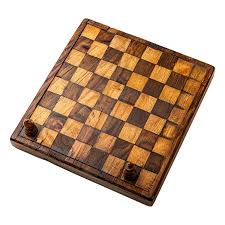
#> input picture tableroejemplo.jpeg, 225 x 225 px
$ python tablero.py
#> lines starting #> are read from the running program, lines starting #| are printed output that depends on the picture; after the words box and inside, x2 and y2 are one past the last pixel; in counts of white or black regions, pixels touching at a corner belong together
import cv2

tablero = cv2.imread('tableroejemplo.jpeg')
#> tablero is the input picture: shape (225, 225, 3); mean B, G, R 167.7, 185, 206.3
if tablero is None:
    raise FileNotFoundError("No se cargó la imagen, revisa la ruta")
tablerogris = cv2.cvtColor(tablero, cv2.COLOR_BGR2GRAY)
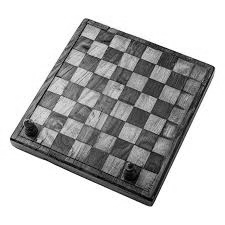
#> tablerogris: shape (225, 225); min 1, max 255, mean 189.4
tableroblur = cv2.GaussianBlur(tablerogris, (9, 9), 0)
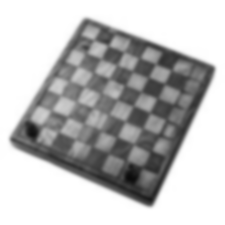
#> tableroblur: shape (225, 225); min 11, max 255, mean 189.4
canny = cv2.Canny(tableroblur, 50,150)
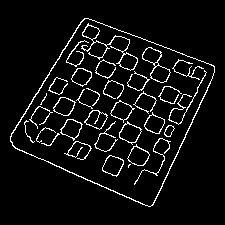
#> canny: shape (225, 225); 6.2% white in thin lines or dots, all inside (x1, y1, x2, y2) = (10, 18, 215, 207)
contornos, _ = cv2.findContours(canny, cv2.RETR_EXTERNAL, cv2.CHAIN_APPROX_SIMPLE)
#> contornos = 1 contour; box (x1, y1, x2, y2) and area: (10, 18, 215, 207) 22829
mas_grande = max(contornos, key=cv2.contourArea)
#> mas_grande = contour of 430 points, box (x1, y1, x2, y2) (10, 18, 215, 207), area 22829
tablero_contorno = tablero.copy()
cv2.drawContours(tablero_contorno, [mas_grande], -1, (0, 255, 0), 3)
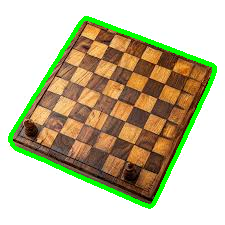
#> tablero_contorno: shape (225, 225, 3); 5.29% of pixels changed, all inside (x1, y1, x2, y2) = (8, 16, 217, 209)
perimetro = cv2.arcLength(mas_grande, True)
#> perimetro = 638.7
aprox = cv2.approxPolyDP(mas_grande, 0.02 * perimetro, True)
#> aprox = [[84, 18], [10, 141], [150, 206], [214, 66]]
print(f"Vertices detectados: {len(aprox)}")
#| Vertices detectados: 4
cv2.imshow("Contorno", tablero_contorno)
cv2.imshow("Tablero",tablerogris)
cv2.imshow("TableroBlur",tableroblur)
cv2.imshow("Canny",canny)
tablero_final = tablero.copy()
cv2.drawContours(tablero_final, [aprox], -1, (0, 255, 0), 3)
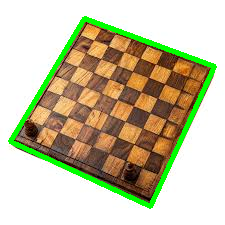
#> tablero_final: shape (225, 225, 3); 5.83% of pixels changed, all inside (x1, y1, x2, y2) = (8, 16, 217, 209)
cv2.imshow("Final", tablero_final)
cv2.waitKey(0)
cv2.destroyAllWindows()
